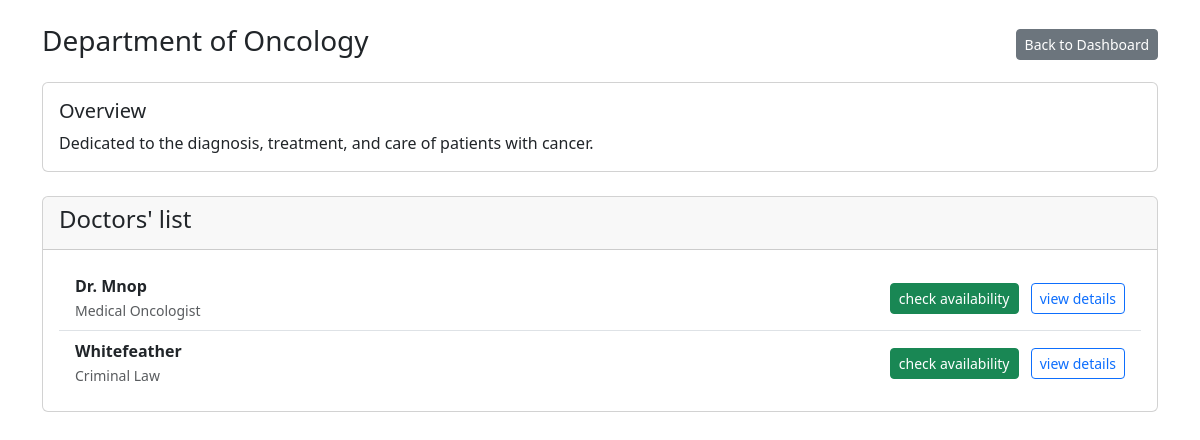
/department/2 (signed in), run on an earlier commit of the app's database.
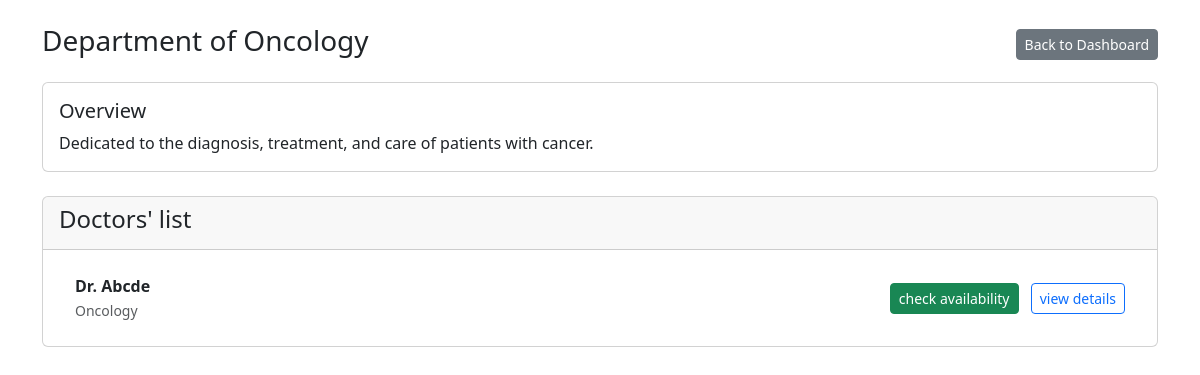
And on a later commit of the database.
### models.py (models this page shows, shortened)
class Doctor(db.Model):
    __tablename__ = 'doctors'
    id = db.Column(db.Integer, primary_key=True)
    name = db.Column(db.String(120), nullable=False)
    email = db.Column(db.String(120), unique=True, nullable=False)
    specialization = db.Column(db.String(120))
    department_id = db.Column(db.Integer, db.ForeignKey('departments.id'), nullable=True)
    is_blacklisted = db.Column(db.Boolean, default=False, nullable=False)
    experience = db.Column(db.Integer, nullable=True)
    appointments = db.relationship('Appointment', backref='doctor', lazy=True)

### app.py (the view)
@app.route('/department/<int:dept_id>')
@login_required
def department_detail(dept_id):
    department = Department.query.get_or_404(dept_id)
    active_doctors = Doctor.query.filter_by(
        department_id=dept_id,
        is_blacklisted=False
    ).all()
    return render_template('department_detail.html',
                           department=department,
                           doctors=active_doctors)

### app.py (called while the page is built)
@login_manager.user_loader
def load_user(user_id):
    return Patient.query.get(int(user_id))

### templates/department_detail.html
{% extends 'layout.html' %}
{% block content %}
<div class="d-flex justify-content-between align-items-center mb-3">
    <h3>Department of {{ department.name }}</h3>
    <div>
        <a href="{{ url_for('dashboard') }}" class="btn btn-secondary btn-sm">Back to Dashboard</a>
    </div>
</div>
<div class="card mb-4">
    <div class="card-body">
        <h5 class="card-title">Overview</h5>
        <p class="card-text">{{ department.description | default('No description available.', true) }}</p>
    </div>
</div>
<div class="card">
    <div class="card-header">
        <h4>Doctors' list</h4>
    </div>
    <div class="card-body">
        <ul class="list-group list-group-flush">
            {% for doc in doctors %}
            <li class="list-group-item d-flex justify-content-between align-items-center">
                <div>
                    <strong>{{ doc.name }}</strong><br>
                    <small class="text-muted">{{ doc.specialization }}</small>
                </div>
                <div>
                    <a href="{{ url_for('book_appointment', doctor_id=doc.id) }}" class="btn btn-success btn-sm me-2">check availability</a>
                    <a href="{{ url_for('doctor_detail', doctor_id=doc.id) }}" class="btn btn-outline-primary btn-sm">view details</a>
                </div>
            </li>
            {% else %}
            <li class="list-group-item text-muted">No available doctors found in this department.</li>
            {% endfor %}
        </ul>
    </div>
</div>
{% endblock %}

What changed in the data, as far as the page shows it:
no longer on this page (row edited): Doctor: name "Dr. Mnop", specialization "Medical Oncologist"
removed Doctor: name "Whitefeather", specialization "Criminal Law"
now on this page (row edited): Doctor: name "Dr. Abcde", specialization "Oncology"
